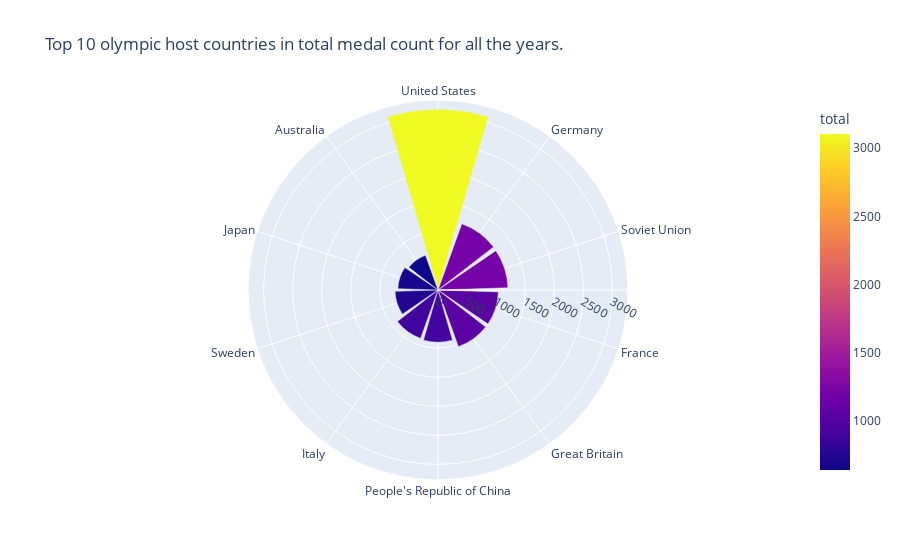

Write notebook code for a chart like this one.
### Markdown cell above
## Q15. Total Medals won by the host countries till now in Olympic games

### Code cell
medal_data = medal_data.replace(alias_names)
filtered_data = medal_data[medal_data['country_code'].isin(countries_set)]\
                                            .drop_duplicates(subset=['country_code']).nlargest(10, 'total')
fig = px.bar_polar(filtered_data, r="total",
                   theta='country', color='total',
                   title='Top 10 olympic host countries in total medal count for all the years.')
fig.show()

### Figure 1 — Plotly figure (JSON) as saved in the notebook; plotly's stock layout.template omitted (floating-point values rounded to 4 significant figures)
{"data": [{"hovertemplate": "total=%{marker.color}<br>country=%{theta}<extra></extra>", "legendgroup": "", "marker": {"color": [3105, 1210, 1204, 1039, 1037, 898, 885, 740, 690, 636], "coloraxis": "coloraxis", "pattern": {"shape": ""}}, "name": "", "r": [3105, 1210, 1204, 1039, 1037, 898, 885, 740, 690, 636], "showlegend": false, "subplot": "polar", "theta": ["United States", "Germany", "Soviet Union", "France", "Great Britain", "People's Republic of China", "Italy", "Sweden", "Japan", "Australia"], "type": "barpolar"}], "layout": {"barmode": "relative", "coloraxis": {"colorbar": {"title": {"text": "total"}}, "colorscale": [[0, "#0d0887"], [0.1111, "#46039f"], [0.2222, "#7201a8"], [0.3333, "#9c179e"], [0.4444, "#bd3786"], [0.5556, "#d8576b"], [0.6667, "#ed7953"], [0.7778, "#fb9f3a"], [0.8889, "#fdca26"], [1, "#f0f921"]]}, "legend": {"tracegroupgap": 0}, "polar": {"angularaxis": {"direction": "clockwise", "rotation": 90}, "domain": {"x": [0, 1], "y": [0, 1]}}, "title": {"text": "Top 10 olympic host countries in total medal count for all the years."}}}
